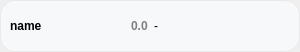
<?xml version="1.0" encoding="UTF-8"?>
<ui version="4.0">
 <class>readSignalHMI</class>
 <widget class="QWidget" name="readSignalHMI">
  <property name="geometry">
   <rect>
    <x>0</x>
    <y>0</y>
    <width>300</width>
    <height>52</height>
   </rect>
  </property>
  <property name="minimumSize">
   <size>
    <width>300</width>
    <height>50</height>
   </size>
  </property>
  <property name="maximumSize">
   <size>
    <width>300</width>
    <height>52</height>
   </size>
  </property>
  <property name="windowTitle">
   <string>Form</string>
  </property>
  <property name="styleSheet">
   <string notr="true">#SignalSetting{

	background-color: transparent;
}</string>
  </property>
  <layout class="QVBoxLayout" name="verticalLayout">
   <property name="leftMargin">
    <number>0</number>
   </property>
   <property name="topMargin">
    <number>0</number>
   </property>
   <property name="rightMargin">
    <number>0</number>
   </property>
   <property name="bottomMargin">
    <number>0</number>
   </property>
   <item>
    <widget class="QFrame" name="main_frame">
     <property name="minimumSize">
      <size>
       <width>0</width>
       <height>0</height>
      </size>
     </property>
     <property name="maximumSize">
      <size>
       <width>16777215</width>
       <height>16777215</height>
      </size>
     </property>
     <property name="styleSheet">
      <string notr="true">#main_frame{
	background-color: #F7F8FA;
	border-radius:15px;
	border: 1px solid rgb(232, 233, 235);
}

#main_frame[state=&quot;active&quot;]{
	border: 2px solid rgb(63, 206, 73);
}

#main_frame[state=&quot;off&quot;]{
	border: 1px solid rgb(232, 233, 235);
}

#main_frame[state=&quot;not_active&quot;]{
	border: 2px solid rgb(213, 63, 65);
}
</string>
     </property>
     <property name="frameShape">
      <enum>QFrame::Shape::StyledPanel</enum>
     </property>
     <property name="frameShadow">
      <enum>QFrame::Shadow::Raised</enum>
     </property>
     <property name="state" stdset="0">
      <string>off</string>
     </property>
     <layout class="QVBoxLayout" name="verticalLayout_2">
      <item>
       <layout class="QHBoxLayout" name="horizontalLayout_2">
        <item>
         <widget class="QLabel" name="name_label">
          <property name="sizePolicy">
           <sizepolicy hsizetype="Maximum" vsizetype="Preferred">
            <horstretch>0</horstretch>
            <verstretch>0</verstretch>
           </sizepolicy>
          </property>
          <property name="minimumSize">
           <size>
            <width>100</width>
            <height>0</height>
           </size>
          </property>
          <property name="styleSheet">
           <string notr="true">font-weight:bold;</string>
          </property>
          <property name="text">
           <string>name</string>
          </property>
         </widget>
        </item>
        <item>
         <spacer name="horizontalSpacer_2">
          <property name="orientation">
           <enum>Qt::Orientation::Horizontal</enum>
          </property>
          <property name="sizeType">
           <enum>QSizePolicy::Policy::Fixed</enum>
          </property>
          <property name="sizeHint" stdset="0">
           <size>
            <width>15</width>
            <height>20</height>
           </size>
          </property>
         </spacer>
        </item>
        <item alignment="Qt::AlignmentFlag::AlignRight">
         <widget class="QLabel" name="numeric_value_indicator">
          <property name="sizePolicy">
           <sizepolicy hsizetype="Maximum" vsizetype="Preferred">
            <horstretch>0</horstretch>
            <verstretch>0</verstretch>
           </sizepolicy>
          </property>
          <property name="styleSheet">
           <string notr="true">color:#808080;
font-weight:bold;</string>
          </property>
          <property name="text">
           <string>0.0</string>
          </property>
         </widget>
        </item>
        <item>
         <widget class="QLabel" name="bool_value_indicator">
          <property name="enabled">
           <bool>true</bool>
          </property>
          <property name="sizePolicy">
           <sizepolicy hsizetype="Maximum" vsizetype="Preferred">
            <horstretch>0</horstretch>
            <verstretch>0</verstretch>
           </sizepolicy>
          </property>
          <property name="minimumSize">
           <size>
            <width>30</width>
            <height>30</height>
           </size>
          </property>
          <property name="maximumSize">
           <size>
            <width>30</width>
            <height>30</height>
           </size>
          </property>
          <property name="styleSheet">
           <string notr="true">QLabel{
	border-radius:15px;
}


QLabel[state=&quot;true&quot;]{
	
	background-color: rgb(85, 170, 127);
}

QLabel[state=&quot;false&quot;]{
	
	background-color: rgb(170, 51, 51);
}


QLabel:disabled{
	background-color: rgb(200,200,200);
}</string>
          </property>
          <property name="text">
           <string>-</string>
          </property>
          <property name="state" stdset="0">
           <bool>false</bool>
          </property>
         </widget>
        </item>
        <item>
         <spacer name="horizontalSpacer">
          <property name="orientation">
           <enum>Qt::Orientation::Horizontal</enum>
          </property>
          <property name="sizeHint" stdset="0">
           <size>
            <width>40</width>
            <height>20</height>
           </size>
          </property>
         </spacer>
        </item>
       </layout>
      </item>
     </layout>
    </widget>
   </item>
  </layout>
 </widget>
 <resources>
  <include location="Assets/Assets.qrc"/>
 </resources>
 <connections/>
</ui>
